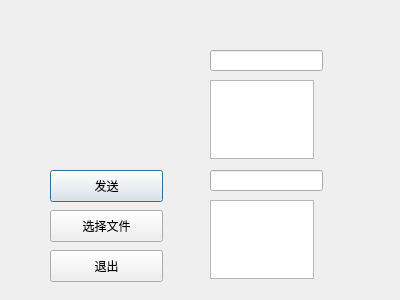
<?xml version="1.0" encoding="UTF-8"?>
<ui version="4.0">
 <class>Dialog</class>
 <widget class="QDialog" name="Dialog">
  <property name="geometry">
   <rect>
    <x>0</x>
    <y>0</y>
    <width>400</width>
    <height>300</height>
   </rect>
  </property>
  <property name="windowTitle">
   <string>Dialog</string>
  </property>
  <widget class="QPushButton" name="pushButton">
   <property name="geometry">
    <rect>
     <x>50</x>
     <y>170</y>
     <width>113</width>
     <height>32</height>
    </rect>
   </property>
   <property name="text">
    <string>发送</string>
   </property>
  </widget>
  <widget class="QPushButton" name="pushButton_2">
   <property name="geometry">
    <rect>
     <x>50</x>
     <y>210</y>
     <width>113</width>
     <height>32</height>
    </rect>
   </property>
   <property name="text">
    <string>选择文件</string>
   </property>
  </widget>
  <widget class="QPushButton" name="pushButton_3">
   <property name="geometry">
    <rect>
     <x>50</x>
     <y>250</y>
     <width>113</width>
     <height>32</height>
    </rect>
   </property>
   <property name="text">
    <string>退出</string>
   </property>
  </widget>
  <widget class="QLabel" name="label">
   <property name="geometry">
    <rect>
     <x>30</x>
     <y>70</y>
     <width>60</width>
     <height>16</height>
    </rect>
   </property>
   <property name="text">
    <string> </string>
   </property>
  </widget>
  <widget class="QLabel" name="label_2">
   <property name="geometry">
    <rect>
     <x>30</x>
     <y>110</y>
     <width>60</width>
     <height>16</height>
    </rect>
   </property>
   <property name="text">
    <string> </string>
   </property>
  </widget>
  <widget class="QLineEdit" name="lineEdit_2">
   <property name="geometry">
    <rect>
     <x>210</x>
     <y>50</y>
     <width>113</width>
     <height>21</height>
    </rect>
   </property>
  </widget>
  <widget class="QLineEdit" name="lineEdit_4">
   <property name="geometry">
    <rect>
     <x>210</x>
     <y>170</y>
     <width>113</width>
     <height>21</height>
    </rect>
   </property>
  </widget>
  <widget class="QTextEdit" name="textEdit_2">
   <property name="geometry">
    <rect>
     <x>210</x>
     <y>80</y>
     <width>104</width>
     <height>79</height>
    </rect>
   </property>
  </widget>
  <widget class="QTextEdit" name="textEdit_4">
   <property name="geometry">
    <rect>
     <x>210</x>
     <y>200</y>
     <width>104</width>
     <height>79</height>
    </rect>
   </property>
  </widget>
 </widget>
 <resources/>
 <connections/>
</ui>
